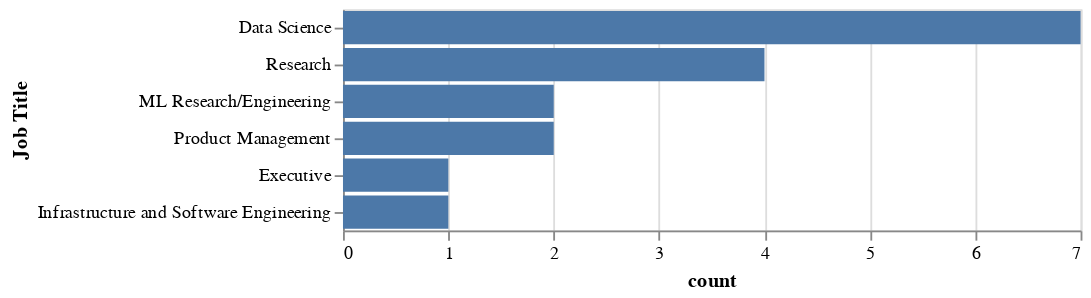

Notebook cell for this chart:
### Code cell
plotMultiselect(df, 'Participant: Role', 'Job Title')

### Figure 1 — Vega-Lite specification as saved in the notebook (floating-point values rounded to 4 significant figures)
{"config": {"view": {"continuousWidth": 400, "continuousHeight": 300}}, "data": {"name": "data-df5276e1ac95bf2e1e33c1807e3fe445"}, "mark": "bar", "encoding": {"x": {"type": "quantitative", "axis": {"tickMinStep": 1}, "field": "count"}, "y": {"type": "nominal", "field": "Job Title", "sort": "-x"}}, "$schema": "https://vega.github.io/schema/vega-lite/v4.0.2.json", "datasets": {"data-df5276e1ac95bf2e1e33c1807e3fe445": [{"Job Title": "Data Science", "count": 7}, {"Job Title": "Executive", "count": 1}, {"Job Title": "Infrastructure and Software Engineering", "count": 1}, {"Job Title": "ML Research/Engineering", "count": 2}, {"Job Title": "Product Management", "count": 2}, {"Job Title": "Research", "count": 4}]}}
